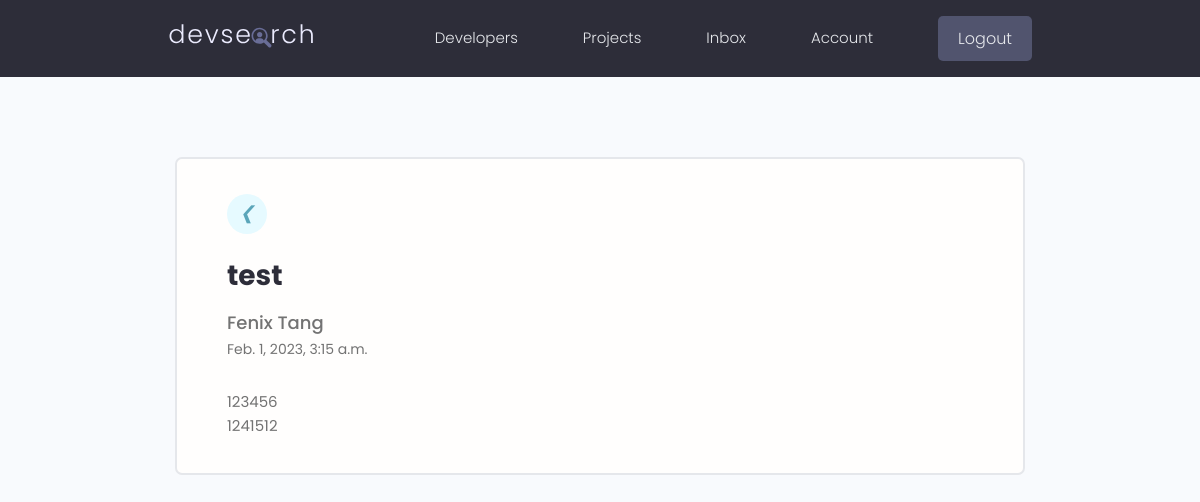
Page /message/200b31fd-167d-4829-a2c3-07ed48a9a16c/ (signed in) on the committed database.
### users/models.py (models this page shows, shortened)
class Message(models.Model):
    sender = models.ForeignKey(Profile, on_delete=models.SET_NULL, null=True, blank=True)
    recipient = models.ForeignKey(Profile, on_delete=models.SET_NULL, null=True, blank=True, related_name="messages")
    name = models.CharField(max_length=200, null=True, blank=True)
    email = models.EmailField(max_length=200, null=True, blank=True)
    subject = models.CharField(max_length=200, null=True, blank=True)
    body = models.TextField()
    is_read = models.BooleanField(default = False, null=True)
    created = models.DateTimeField(auto_now_add=True)
    id = models.UUIDField(default=uuid.uuid4, unique=True, primary_key=True, editable=False)
    class Meta:
        ordering = ['is_read', '-created']

### users/views.py (the view)
# urls.py: path('message/<str:pk>/', views.viewMessage, name="message"),
@login_required(login_url='login')
def viewMessage(request, pk):
    profile = request.user.profile
    message = profile.messages.get(id=pk)
    if message.is_read == False:
        message.is_read = True
        message.save()
    context = {'message': message}
    return render(request, 'users/message.html', context)

### users/templates/users/message.html (shortened to what this page needs)
{% extends 'main.html' %}
{% block content %}
  <main class="messagePage my-xl">
    <div class="content-box">
      <div class="message">
        <a class="backButton" href="{% url 'inbox' %}"><i class="im im-angle-left">&#10094;</i></a>
        <h2 class="message__subject">
          {{ message.subject }}
        {% if message.sender %}
          <a href="{% url 'user-profile' message.sender.id %}"
             class="message__author">{{ message.name }}</a>
        {% else %}
          <p class="message__author">{{ message.name }}</p>
        {% endif %}
        <p class="message__date">{{ message.created }}</p>
        <div class="message__body">{{ message.body|linebreaksbr }}</div>
      </div>
    </div>
  </main>
{% endblock content %}

### static/styles/app.css (style rules this page uses)
:root { --color-sub: #2d2d39; }
.content-box { width: 95%; max-width: 85rem; margin: 0 auto; }
.message { padding: 2.5rem 0; }
.message > a { display: flex; gap: 1rem; }
.message__author, .message__date { flex-basis: 25%; }
.message__subject { flex-basis: 50%; }
.message__date { text-align: right; }
.messagePage .message { list-style: none; background: var(--color-white); padding: 3.5rem 5rem; border: 2px solid var(--color-light); border-radius: 0.7rem; }
.messagePage .message__subject { font-size: 2.8rem; color: var(--color-sub); margin-bottom: 1rem; margin-top: 2rem; }
.messagePage .message__author { font-size: 1.8rem; font-weight: 500; }
.messagePage .message__date { font-size: 1.4rem; font-weight: 400; text-align: left; margin-bottom: 3rem; }
.backButton { background: var(--color-main-light); color: var(--color-main); width: 4rem; height: 4rem; display: flex; align-items: center; justify-content: center; border-radius: 50%; }
.backButton i { font-size: 1.8rem; }

### static/uikit/styles/modules/_variables.css (style rules this page uses)
:root { --color-main: #5aa5b9; --color-main-light: #e6faff; --color-sub: #3f4156; --color-sub-light: #51546e; --color-sub-lighter: #ededfd; --color-text: #737373; --color-gray: #8b8b8b; --color-light: #e5e7eb; --color-light-gray: #767676; --color-bg: #f8fafd; --color-white: #fffefd; --color-white-light: #f3f3f3; --color-success: #359e64; --color-success-bg: #def8e8; --color-error: #fc4b0b; --color-error-bg: #fff2ee; --font-base: 'Poppins', arial, helvetica, 'Segoe UI', roboto, ubuntu, sans-serif; --font-monospace: 'Fira Code', 'Courier New', courier, monospace; --font-regular: 300; --font-medium: 500; --font-bold: 700; --generic-shadow: 1px 1px 5px #00000010; --generic-transition: all 0.3s ease-in-out; }

### static/uikit/styles/modules/_base.css (style rules this page uses)
* { margin: 0; padding: 0; box-sizing: border-box; text-rendering: optimizeLegibility; color: inherit; font-size: inherit; }
html { font-size: 50%; }
@media only screen and (min-width: 480px) { html { font-size: 56.25%; } }
@media only screen and (min-width: 1200px) { html { font-size: 62.5%; } }
body { line-height: 1.6; font-weight: 400; font-size: 1.5rem; color: var(--color-text); background-color: var(--color-bg); min-height: 100vh; }

### static/uikit/styles/modules/_typography.css (style rules this page uses)
* { font-family: var(--font-base); }
h2 { font-size: 3.6rem; font-weight: var(--font-bold); }
p, span, strong { font-size: 1.6rem; color: var(--color-text); font-weight: var(--font-regular); }
a { padding-bottom: 2px; text-decoration: none; display: inline-block; color: var(--color-main); font-weight: var(--font-medium); }

### static/uikit/styles/modules/_utilities.css (style rules this page uses)
.my-xl { margin: 8rem auto; }

### rows in the picture
Message: subject "test", name "Fenix Tang", created "Feb. 1, 2023, 3:15 a.m.", body "123456 1241512"
